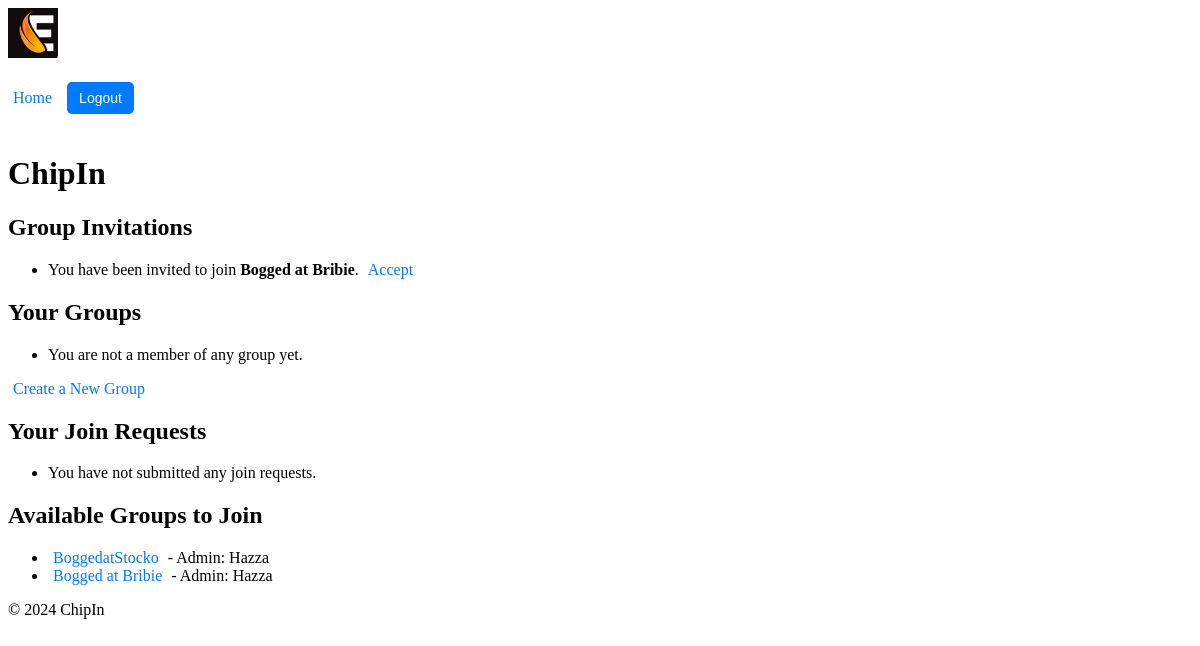
Screenshot of /chipin/ (signed in) with the database file from the repository.
### chipin/models.py (models this page shows, shortened)
class Group(models.Model):
    name = models.CharField(max_length=100)
    admin = models.ForeignKey(User, on_delete=models.CASCADE, related_name='admin_groups')
    members = models.ManyToManyField(User, related_name='group_memberships', blank=True)
    invited_users = models.ManyToManyField(User, related_name='pending_invitations', blank=True)

### users/models.py (models this page shows, shortened)
class Profile(models.Model):
    user = models.OneToOneField(User, on_delete=models.CASCADE)
    first_name = models.CharField(max_length=30)
    surname = models.CharField(max_length=30)
    nickname = models.CharField(max_length=30, unique=True, null=False, blank=False)

### chipin/views.py (the view)
# urls.py: path("", views.home, name="home"),
@login_required
def home(request):
    pending_invitations = Group.objects.filter(invited_users=request.user)
    user_join_requests = GroupJoinRequest.objects.filter(user=request.user)
    available_groups = Group.objects.exclude(members=request.user)
    return render(request, 'chipin/home.html', { # Pass data to the template
        'pending_invitations': pending_invitations,
        'user_join_requests': user_join_requests,
        'available_groups': available_groups
    })

### chipin/context_processors.py (called while the page is built)
def user_profile(request):
    if request.user.is_authenticated:
        try:
            return {'nickname': request.user.profile.nickname}
        except Profile.DoesNotExist:
            return {'nickname': request.user.username}  # Fallback to username if no profile exists
    return {}

### chipin/templates/chipin/home.html (shortened to what this page needs)
{% extends 'chipin/base.html' %}
{% load static %}
{% block content %}
    <h1>ChipIn</h1>
    <h2>Group Invitations</h2>
    <div class="invitation-notification">
        {% if pending_invitations %}
            <ul>
                {% for group in pending_invitations %}
                    <li>
                        You have been invited to join <strong>{{ group.name }}</strong>.
                        <a href="{% url 'chipin:accept_invite' group.id %}?user_id={{ request.user.id }}">Accept</a>
                    </li>
                {% empty %}
                    <li>No pending group invitations.</li>
                {% endfor %}
            </ul>
        {% else %}
            <p>No pending group invitations.</p>
        {% endif %}
    </div>
    <h2>Your Groups</h2>
    <ul>
        {% for group in user.group_memberships.all %}
        <li>
            <a href="{% url 'chipin:group_detail' group.id %}">{{ group.name }}</a>
            {% if group.admin == request.user %}
                <a href="{% url 'chipin:delete_group' group.id %}" onclick="return confirm('Are you sure you want to delete this group?');">Delete</a>
            {% else %}
                <a href="{% url 'chipin:leave_group' group.id %}" onclick="return confirm('Are you sure you want to leave this group?');">Leave</a>
            {% endif %}
        </li>
        {% empty %}
        <li>You are not a member of any group yet.</li>
        {% endfor %}
    </ul>
    <a href="{% url 'chipin:create_group' %}">Create a New Group</a>
    <h2>Your Join Requests</h2>
    <ul>
        {% for join_request in user_join_requests %}
        <li>
            You requested to join <strong>{{ join_request.group.name }}</strong> on {{ join_request.created_at }}.
            <a href="{% url 'chipin:delete_join_request' join_request.id %}" onclick="return confirm('Are you sure you want to delete this join request?');">Delete</a>
        </li>
        {% empty %}
        <li>You have not submitted any join requests.</li>
        {% endfor %}
    </ul>
    <h2>Available Groups to Join</h2>
    <ul>
        {% for group in available_groups %}
        <li>
            <a href="{% url 'chipin:group_detail' group.id %}">{{ group.name }}</a>
            <span>- Admin: {{ group.admin.profile.nickname }}</span>
        </li>
        {% empty %}
        <li>No groups available to join.</li>
        {% endfor %}
    </ul>
{% endblock %}

### chipin/static/chipin/styles.css (style rules this page uses)
a { color: #007BFF; text-decoration: none; padding: 5px }

### rows the page displays
Group: name "Bogged at Bribie", admin.profile.nickname "Hazza"
Group: name "BoggedatStocko", admin.profile.nickname "Hazza"
